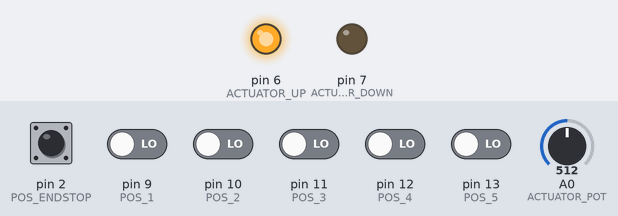
The sketch below on a simulated Arduino Uno, built with avr-gcc and run on an emulated ATmega328P. Shown: output pins drawn as LEDs (lit = HIGH). Inputs (shaded band) come from the test bench; at power-on: pin 2 (POS_ENDSTOP), pin 9 (POS_1), pin 10 (POS_2), pin 11 (POS_3), pin 12 (POS_4), pin 13 (POS_5) LOW, A0 (ACTUATOR_POT) = 512.

Above: at 0.8 s.
0.9 s: A0 (ACTUATOR_POT) set to 29
2.4 s: A0 (ACTUATOR_POT) set to 26
At 3.4 s:
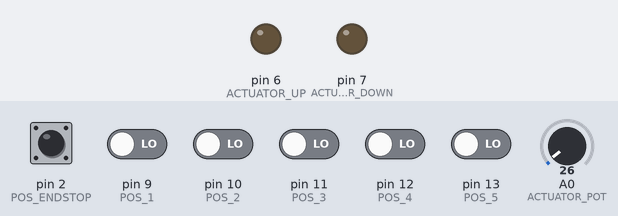
3.9 s: A0 (ACTUATOR_POT) set to 105
5.4 s: A0 (ACTUATOR_POT) set to 128
At 6.6 s:
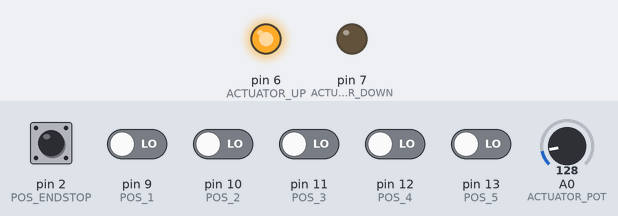
6.9 s: A0 (ACTUATOR_POT) set to 0
At 8.0 s:
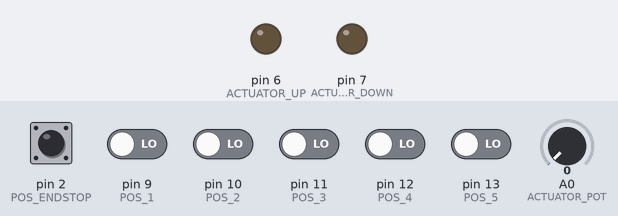
Timing chart, 0 to 9.4 s (numbered marks = the images above; inputs shaded):
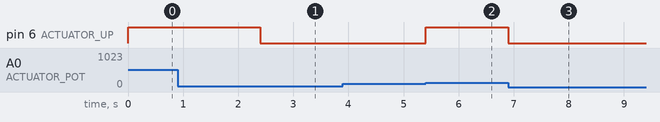

Measured:
- the behaviour switches between 28 and 27 on A0 (ACTUATOR_POT) (found by bisection; images 0 and 1)
- the behaviour switches between 117 and 118 on A0 (ACTUATOR_POT) (found by bisection; images 1 and 2)
- after the input at 0.9 s, every drawn part: stays the same
- after the input at 2.4 s, pin 6 (ACTUATOR_UP): HIGH → LOW at once
- after the input at 3.9 s, every drawn part: stays the same
- after the input at 5.4 s, pin 6 (ACTUATOR_UP): LOW → HIGH at once
- after the input at 6.9 s, pin 6 (ACTUATOR_UP): HIGH → LOW at once

The sketch:

darkcart_driver.ino
```cpp
// (licence header left out)
#include "darkcart_driver.h"
                                           // of the robot.
unsigned long t = 0;

State state;                               // The current state of the darkcart robot.

static const int POS_1 = 9;
static const int POS_2 = 10;
static const int POS_3 = 11;
static const int POS_4 = 12;
static const int POS_5 = 13;

static const int POS_ENDSTOP = 2;         // Endstop which acts as our reset button.
static const int POS_FARSTOP = 3;          // Farstop saftey kill - just in case everything goes crazy.
static const int POS_TICKER = 3;           // Reed switch which acts our a low res rotary encoder.
static const int STEPPER_ON = 8;           // The enable pin for the stepper motor.
static const int STEPPER_DIR = 4;          // The pin for controlling the direction of the stepper.
static const int STEPPER_STEP = 5;         // The pin for controlling the steps on the stepper.
static const int ACTUATOR_UP = 6;          // The pin for controlling the direction of the actuator.
static const int ACTUATOR_DOWN = 7;        // The on/off pin for turning the actuator on or off.
static const int ACTUATOR_POT = 0;         // The pin for measuring the current position of the actuator.
static const int STEP_DELAY_INIT = 80;
static const long STEP_DELAY_SHOW = 250;
static const int ACTUATOR_LOWER = 27;      // Minimum value read from the actutor pot
static const int ACTUATOR_UPPER = 937;     // Maximum value read from the actuator pot.
static const float ACTUATOR_THRESH = 0.1;  // Movement threshold for the actuator pot.

/**
 * ReadCommand sucks down the lastest command from the serial port, returns
 * {'*', 0.0} if no new command is available.
 */
Command ReadCommand() {
  // Not enough bytes for a command, return an empty command.
  if (Serial.available() < 5) {
    return (Command) {'*', 0.0};
  }

  union {
    char b[4];
    float f;
  } ufloat;

  // Read the command identifier and argument from the serial port.
  char c = Serial.read();
  Serial.readBytes(ufloat.b, 4);

  return (Command) {c, ufloat.f};
}

/**
 * Moves the robot backwards along the linear rail (i.e. alters position).
 */
void stepBackward(long stepDelay) {
  digitalWrite(STEPPER_DIR, HIGH);
  step(stepDelay);
}

/**
 * Moves the robot forwards along the linear rail (i.e. alters position).
 */
void stepForward(long stepDelay) {
  digitalWrite(STEPPER_DIR, LOW);
  step(stepDelay);
}

void step(long stepDelay) {
  digitalWrite(STEPPER_STEP, LOW);
  delayMicroseconds(stepDelay);
  digitalWrite(STEPPER_STEP, HIGH);

  unsigned long dt = micros() - t;
  if (dt < STEP_DELAY_SHOW) {
    delayMicroseconds(STEP_DELAY_SHOW - dt);
  }

  t = micros();
}

float currentHeight() {
  return ((analogRead(ACTUATOR_POT) - ACTUATOR_LOWER) / (float) (ACTUATOR_UPPER - ACTUATOR_LOWER));
}

int currentPosition(State current_state) {
  if (digitalRead(POS_1) == HIGH) {
    return 1;
  } else if (digitalRead(POS_2) == HIGH) {
    return 2;
  } else if (digitalRead(POS_3) == HIGH) {
    return 3;
  } else if (digitalRead(POS_4) == HIGH) {
    return 4;
  }  else if (digitalRead(POS_5) == HIGH) {
    return 5;
  } else {
    // Currently travelling between positions -- use the last known position.
    return current_state.current_position;
  }
}

/**
 * Updates the current state of the robot based on incoming commands and what it senses in the environment.
 *
 * @param current_state The current state of the robot that is to be altered.
 * @param command any incoming commands that instruct the robot.
 */
State update(State current_state, Command command) {
  switch (command.instruction) {
    case 'p':
      // Make sure the position is valid (between 1 and 5).
      if ((int) command.argument < 1) {
        current_state.target_position = 1;
      } else if ((int) command.argument > 5) {
        current_state.target_position = 5;
      } else {
        current_state.target_position = (int) command.argument;
      }
      break;

    case 'h':
      current_state.target_height = command.argument;
      break;

    default:
      break;      // No new command - Don't update anything.
  }

  current_state.current_position = currentPosition(current_state);
  if (current_state.target_position - current_state.current_position > 0 &&
      digitalRead(POS_FARSTOP) == HIGH) {
    stepForward(STEP_DELAY_SHOW);

  } else if (current_state.target_position - current_state.current_position < 0 &&
             digitalRead(POS_ENDSTOP) == HIGH) {
    stepBackward(STEP_DELAY_SHOW);

  }

  // Work out the different between the target height and the current height and apply any
  // movement co compensate.
  float dh = currentHeight() - current_state.target_height;

  if (dh < ACTUATOR_THRESH && dh > -ACTUATOR_THRESH ) {
      digitalWrite(ACTUATOR_UP, LOW);
      digitalWrite(ACTUATOR_DOWN, LOW);

  } else if (dh < 0.0) {
    digitalWrite(ACTUATOR_UP, LOW);
    digitalWrite(ACTUATOR_DOWN, HIGH);

  } else if (dh > 0.0) {
    digitalWrite(ACTUATOR_DOWN, LOW);
    digitalWrite(ACTUATOR_UP, HIGH);
  }

  return current_state;
}

/**
 * Arduino initalisation.
 */
void setup() {
  // Move the robot to its starting position when we are powered on.
  pinMode(POS_ENDSTOP, INPUT);
  pinMode(POS_TICKER, INPUT);
  pinMode(STEPPER_STEP, OUTPUT);
  pinMode(STEPPER_DIR, OUTPUT);
  pinMode(ACTUATOR_UP, OUTPUT);
  pinMode(ACTUATOR_DOWN, OUTPUT);
  pinMode(POS_1, INPUT);
  pinMode(POS_2, INPUT);
  pinMode(POS_3, INPUT);
  pinMode(POS_4, INPUT);
  pinMode(POS_5, INPUT);

  // Wind the stepper to the starting position.
  while (digitalRead(POS_ENDSTOP) == HIGH) {
    stepBackward(STEP_DELAY_INIT);
    delayMicroseconds(STEP_DELAY_INIT);
  }

  // Raise the actuator to the starting position.
  digitalWrite(ACTUATOR_UP, HIGH);
  while (currentHeight() > 0.0) {
  }
  digitalWrite(ACTUATOR_UP, LOW);

  // Initalise the state of the robot.
  state.current_position = 0;
  state.target_position = 0;
  state.target_height = 0.0;
  Serial.begin(9600);
}

/**
 * Main Arduino loop.
 */
void loop() {
  state = update(state, ReadCommand());
}
```

darkcart_driver.h
```cpp
// (licence header left out)
#ifndef _DARKCART_DRIVER_ACH_
#define _DARKCART_DRIVER_ACH_

typedef struct {
  char instruction;               // The instruction that came in over the serial connection.
  float argument;                 // The argument that was supplied with the instruction.
} Command;

typedef struct State_struct {
  int current_position;           // The current position that the robot is on the linear rail.
  int target_position;            // The desired position on the linear rail for the robot.
  float target_height;            // The desired height of the curtain for the robot.
} State;

#endif
```
